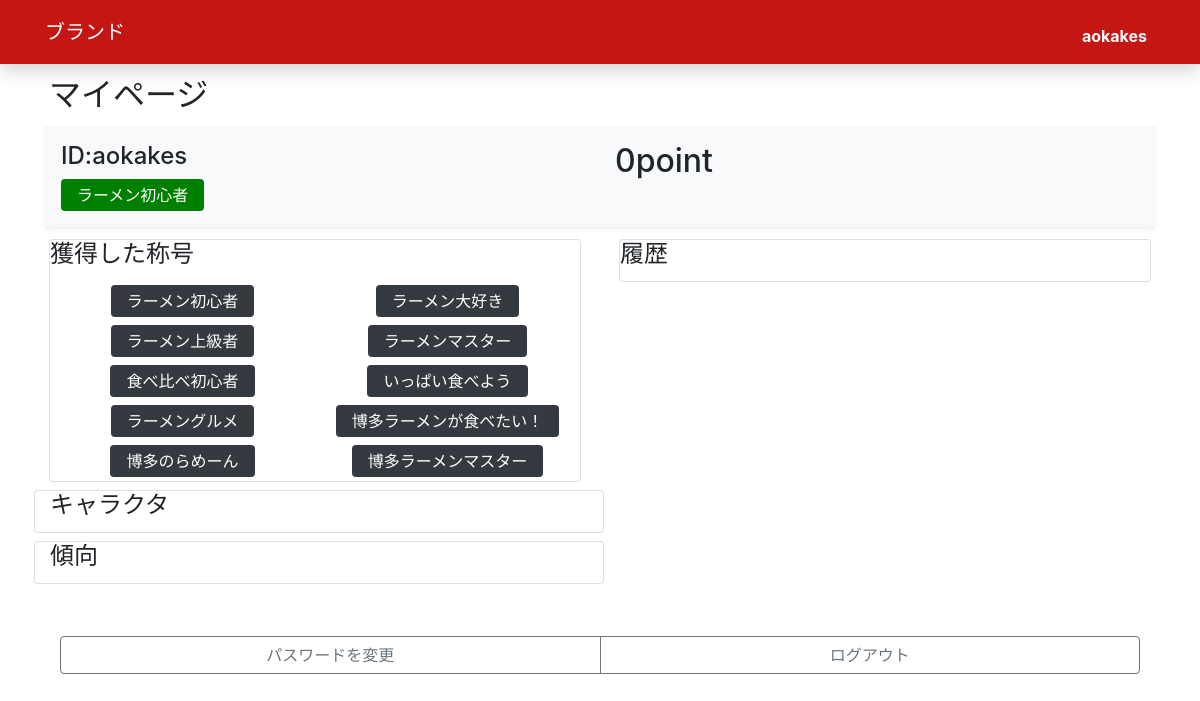
The page /mypage.php (signed in) on the database its author committed.
### tables this page shows
CREATE TABLE `ach_db` (
  `achv_id` int(6) UNSIGNED ZEROFILL NOT NULL,
  `achv_name` varchar(30) NOT NULL,
  `rare` int(2) NOT NULL,
  `conditions` varchar(30) NOT NULL
);

CREATE TABLE `users` (
  `id` varchar(30) NOT NULL,
  `password` varchar(255) NOT NULL,
  `point` int(10) NOT NULL,
  `achv` int(6) UNSIGNED ZEROFILL NOT NULL DEFAULT '000001'
);

### mypage.php (the view, shortened to what this page needs)
<?php
$id = $_SESSION['user'];
$user_id = $id;
?>
<!DOCTYPE html>
<html>
<head>
<link rel="stylesheet" href="https://stackpath.bootstrapcdn.com/bootstrap/4.3.1/css/bootstrap.min.css">
<link rel="stylesheet" type="text/css" media="screen" href="style.css" />
</head>
<body style="padding-top:4.5rem ;" class="bg-maincolor2">
<?php include("header.php"); ?>
<div class="container ">
<h2 class="m-1">マイページ</h2>
<div class="row">
<div class="col-12">
	<div class="container p-3 shadow-sm bg-light my-2">
	<div class="row">
		<div class="col-6">
			<?php if ($user_id!="") echo "<div><h4>ID:".$user_id."</h4></div>";
			$dsn = 'mysql:host='.$host.';dbname='.$dbname.';charset=utf8';
			$pdo = new PDO($dsn, $username, $password, array(PDO::ATTR_ERRMODE => PDO::ERRMODE_EXCEPTION));
			$sql = "SELECT point,achv FROM users WHERE id=?";
			$stmt = $pdo->prepare($sql);
			$stmt->execute([$user_id]);
			$result = $stmt->fetch(PDO::FETCH_ASSOC);
			$achv = $result['achv'];
			$point = $result['point'];
			$sql = "SELECT * FROM ach_db WHERE achv_id=?";
			$stmt = $pdo->prepare($sql);
			$stmt->execute([$achv]);
			$result = $stmt->fetch(PDO::FETCH_ASSOC);
			$achv_name=$result['achv_name'];
			$achv_class=$result['rare'];
			echo "<div class=\"rounded px-3 py-1 m-auto text-white achv achv_cls".$achv_class."\">".$achv_name."</div>"
			?>
		</div>
		<div class="col-6 h2">
			<?php echo $point."point";?>
		</div>
	</div>
	</div>
</div>
<div class="col-md-6">
	<div class="card m-1">
		<h4 class="card-title">獲得した称号</h4>
		<div class="container">
			<div class="row">
			<?php
				$cnt=1;
				while(1){
					$sql = "SELECT * FROM ach_db WHERE achv_id=?";
					$stmt = $pdo->prepare($sql);
					$stmt->execute([$cnt]);
					$result = $stmt->fetch(PDO::FETCH_ASSOC);
					if($result['achv_name']==""){break;}
					$achv_name=$result['achv_name'];
					$achv_class=$result['rare'];
					$sql2 = "SELECT COUNT(*) FROM ach_log WHERE achv_id=? AND id=?";
					$stmt2 = $pdo->prepare($sql2);
					$stmt2->execute([$cnt, $user_id]);
					$result2 = $stmt2->fetchColumn();
					echo "<div class=\"col-12 col-lg-6 text-center\">";
					if($result2 > 0){
						echo "<div class=\"rounded px-3 py-1 m-1 text-white achv achv_cls".$achv_class."\">".$achv_name;
					}else{
						echo "<div class=\"rounded px-3 py-1 m-1 text-white achv bg-dark \">".$achv_name;
					}
					echo "</div></div>";
					$cnt++;
				}
			?>
			</div>
		</div>
	</div>
</div>
<div class="col-lg-6">
	<div class="card m-1">
	<h4 class="card-title">履歴</h4>
	</div>
</div>
<div class="card m-1 col-lg-6">
	<h4 class="card-title">キャラクタ</h4>
</div>
<div class="card m-1 col-lg-6">
	<h4 class="card-title">傾向</h4>
</div>
</div>
<div id="setting" class="col-12 btn-group d-flex my-5" role="group">
	<a class="btn btn-outline-secondary w-100" href="change.php">パスワードを変更</a>
	<a class="btn btn-outline-secondary w-100" href="signout.php?logout">ログアウト</a>
</div>
</div>
</body>
</html>

### style.css (style rules this page uses)
.bg-maincolor2 { background-color: #ffffff; }
.achv { display: inline-block; }
.achv_cls1 { background-color: green; }

### rows shown on the page
ach_db: achv_name "ラーメン初心者"
users: point "0"
ach_db: achv_name "ラーメン大好き"
ach_db: achv_name "ラーメン上級者"
ach_db: achv_name "ラーメンマスター"
ach_db: achv_name "食べ比べ初心者"
ach_db: achv_name "いっぱい食べよう"
ach_db: achv_name "ラーメングルメ"
ach_db: achv_name "博多ラーメンが食べたい！"
ach_db: achv_name "博多のらめーん"
ach_db: achv_name "博多ラーメンマスター"

### other values the page prints
$user_id "aokakes"
